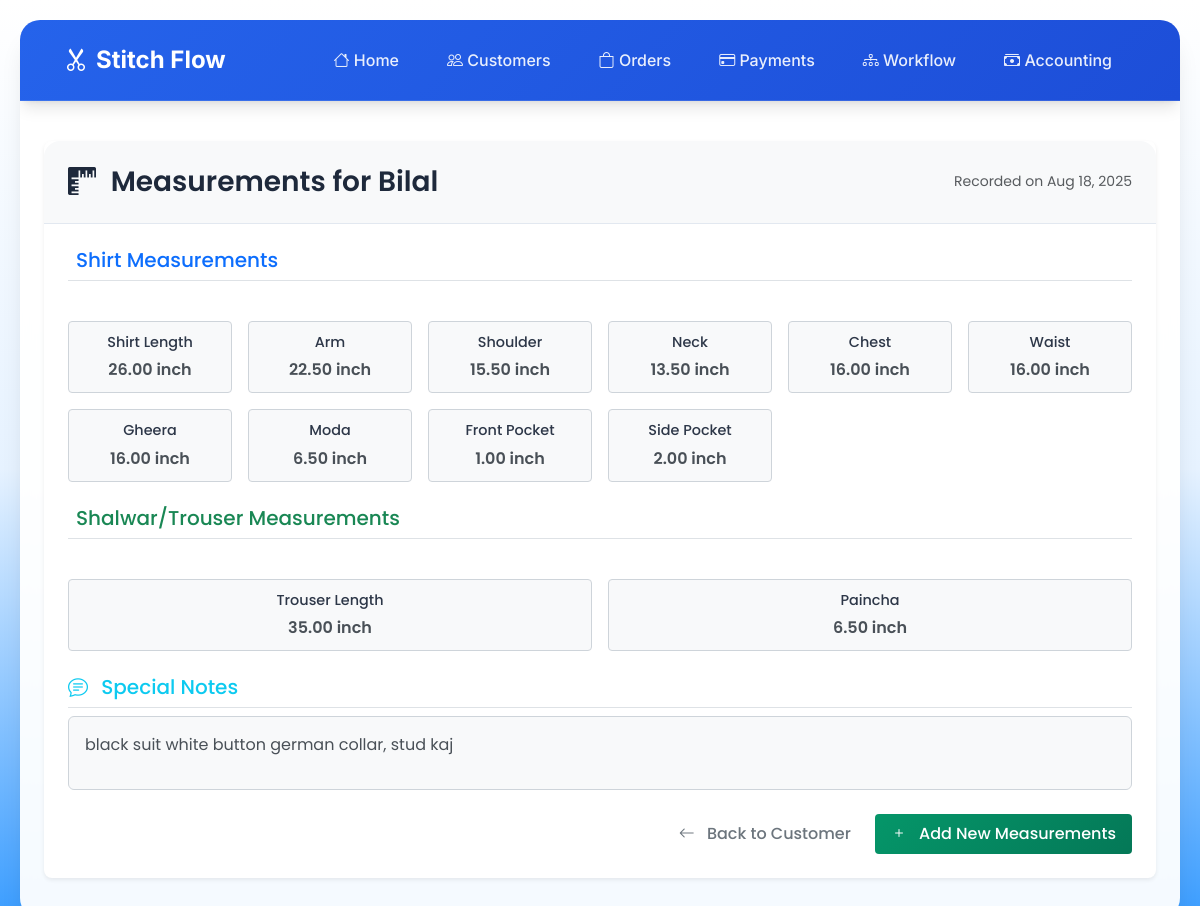
/customers/measurements/2/, run on the app's committed database.
### customers/models.py (models this page shows, shortened)
class Measurement(models.Model):
    customer = models.ForeignKey('Customer', on_delete=models.CASCADE, related_name='measurements')
    shirt_length = models.DecimalField(max_digits=5, decimal_places=2, null=True, blank=True)
    arm = models.DecimalField(max_digits=5, decimal_places=2, null=True, blank=True)
    shoulder = models.DecimalField(max_digits=5, decimal_places=2, null=True, blank=True)
    neck = models.DecimalField(max_digits=5, decimal_places=2, null=True, blank=True)
    chest = models.DecimalField(max_digits=5, decimal_places=2, null=True, blank=True)
    waist = models.DecimalField(max_digits=5, decimal_places=2, null=True, blank=True)
    gheera = models.DecimalField(max_digits=5, decimal_places=2, null=True, blank=True)
    moda = models.DecimalField(max_digits=5, decimal_places=2, null=True, blank=True)
    collar = models.DecimalField(max_digits=5, decimal_places=2, null=True, blank=True)
    front_pocket = models.DecimalField(max_digits=5, decimal_places=2, null=True, blank=True)
    side_pocket = models.DecimalField(max_digits=5, decimal_places=2, null=True, blank=True)
    gool = models.DecimalField(max_digits=5, decimal_places=2, null=True, blank=True)
    choras = models.DecimalField(max_digits=5, decimal_places=2, null=True, blank=True)
    trouser_length = models.DecimalField(max_digits=5, decimal_places=2, null=True, blank=True)
    trouser_waist = models.DecimalField(max_digits=5, decimal_places=2, null=True, blank=True)
    trouser_hip = models.DecimalField(max_digits=5, decimal_places=2, null=True, blank=True)
    thigh = models.DecimalField(max_digits=5, decimal_places=2, null=True, blank=True)
    knee = models.DecimalField(max_digits=5, decimal_places=2, null=True, blank=True)
    paincha = models.DecimalField(max_digits=5, decimal_places=2, null=True, blank=True)
    notes = models.TextField(blank=True, null=True)
    created_at = models.DateTimeField(auto_now_add=True)
    class Meta:
        ordering = ['-created_at']

class Customer(models.Model):
    name = models.CharField(max_length=200)
    phone_number = models.CharField(max_length=20)
    company = models.CharField(max_length=200, blank=True, null=True)
    created_at = models.DateTimeField(auto_now_add=True)
    updated_at = models.DateTimeField(auto_now=True)
    class Meta:
        ordering = ['-created_at']

### customers/views.py (the view)
# urls.py: path('measurements/<int:pk>/', views.measurement_detail, name='measurement_detail'),
def measurement_detail(request, pk):
    measurement = get_object_or_404(Measurement, pk=pk)
    return render(request, 'customers/measurement_detail.html', {'measurement': measurement})

### customers/templates/customers/measurement_detail.html (shortened to what this page needs)
{% extends 'base.html' %}
{% block content %}
<div class="col-12">
    <div class="main-content py-4">
        <div class="card shadow-sm border-0 rounded-3">
            <div class="card-header rounded-top">
                <div class="d-flex justify-content-between align-items-center">
                    <h3 class="card-title mb-0">
                        <i class="bi bi-rulers me-2"></i> Measurements for {{ measurement.customer.name }}
                    </h3>
                    <small class="text-muted">
                        Recorded on {{ measurement.created_at|date:"M d, Y" }}
                    </small>
                </div>
            </div>
            <div class="card-body p-4">
                <div class="row mb-4">
                    <div class="col-12 mb-3">
                        <h5 class="text-primary border-bottom pb-2">
                             Shirt Measurements
                        </h5>
                    </div>
                    <div class="measurement-grid">
                        {% if measurement.shirt_length %}
                            <div class="measurement-item">
                                <div class="measurement-label">Shirt Length</div>
                                <div class="measurement-value">{{ measurement.shirt_length }} inch</div>
                            </div>
                        {% endif %}
                        {% if measurement.arm %}
                            <div class="measurement-item">
                                <div class="measurement-label">Arm</div>
                                <div class="measurement-value">{{ measurement.arm }} inch</div>
                            </div>
                        {% endif %}
                        {% if measurement.shoulder %}
                            <div class="measurement-item">
                                <div class="measurement-label">Shoulder</div>
                                <div class="measurement-value">{{ measurement.shoulder }} inch</div>
                            </div>
                        {% endif %}
                        {% if measurement.neck %}
                            <div class="measurement-item">
                                <div class="measurement-label">Neck</div>
                                <div class="measurement-value">{{ measurement.neck }} inch</div>
                            </div>
                        {% endif %}
                        {% if measurement.chest %}
                            <div class="measurement-item">
                                <div class="measurement-label">Chest</div>
                                <div class="measurement-value">{{ measurement.chest }} inch</div>
                            </div>
                        {% endif %}
                        {% if measurement.waist %}
                            <div class="measurement-item">
                                <div class="measurement-label">Waist</div>
                                <div class="measurement-value">{{ measurement.waist }} inch</div>
                            </div>
                        {% endif %}
                        {% if measurement.gheera %}
                            <div class="measurement-item">
                                <div class="measurement-label">Gheera</div>
                                <div class="measurement-value">{{ measurement.gheera }} inch</div>
                            </div>
                        {% endif %}
                        {% if measurement.moda %}
                            <div class="measurement-item">
                                <div class="measurement-label">Moda</div>
                                <div class="measurement-value">{{ measurement.moda }} inch</div>
                            </div>
                        {% endif %}
                        {% if measurement.front_pocket %}
                            <div class="measurement-item">
                                <div class="measurement-label">Front Pocket</div>
                                <div class="measurement-value">{{ measurement.front_pocket }} inch</div>
                            </div>
                        {% endif %}
                        {% if measurement.side_pocket %}
                            <div class="measurement-item">
                                <div class="measurement-label">Side Pocket</div>
                                <div class="measurement-value">{{ measurement.side_pocket }} inch</div>
                            </div>
                        {% endif %}
                    </div>
                </div>
                <div class="row mb-4">
                    <div class="col-12 mb-3">
                        <h5 class="text-success border-bottom pb-2">
                             Shalwar/Trouser Measurements
                        </h5>
                    </div>
                    <div class="measurement-grid">
                        {% if measurement.trouser_length %}
                            <div class="measurement-item">
                                <div class="measurement-label">Trouser Length</div>
                                <div class="measurement-value">{{ measurement.trouser_length }} inch</div>
                            </div>
                        {% endif %}
                        {% if measurement.paincha %}
                            <div class="measurement-item">
                                <div class="measurement-label">Paincha</div>
                                <div class="measurement-value">{{ measurement.paincha }} inch</div>
                            </div>
                        {% endif %}
                    </div>
                </div>
                {% if measurement.notes %}
                    <div class="row mb-4">
                        <div class="col-12">
                            <h5 class="text-info border-bottom pb-2">
                                <i class="bi bi-chat-text me-2"></i> Special Notes
                            </h5>
                            <div class="bg-light p-3 rounded">
                                {{ measurement.notes|linebreaks }}
                            </div>
                        </div>
                    </div>
                {% endif %}
                <div class="d-flex justify-content-end gap-2">
                    <a href="{% url 'customer_detail' measurement.customer.pk %}" class="btn btn-outline-secondary">
                        <i class="bi bi-arrow-left me-2"></i> Back to Customer
                    </a>
                    <a href="{% url 'measurement_create' measurement.customer.pk %}" class="btn btn-success">
                        <i class="bi bi-plus me-2"></i> Add New Measurements
                    </a>
                </div>
            </div>
        </div>
    </div>
</div>
{% endblock %}

### templates/base.html (style rules this page uses)
:root { --primary-color: #2563eb; --primary-dark: #1d4ed8; --secondary-color: #64748b; --success-color: #059669; --warning-color: #d97706; --danger-color: #dc2626; --info-color: #0891b2; --light-bg: #f8fafc; --dark-bg: #1e293b; --border-color: #e2e8f0; --shadow-sm: 0 1px 2px 0 rgb(0 0 0 / 0.05); --shadow-md: 0 4px 6px -1px rgb(0 0 0 / 0.1), 0 2px 4px -2px rgb(0 0 0 / 0.1); --shadow-lg: 0 10px 15px -3px rgb(0 0 0 / 0.1), 0 4px 6px -4px rgb(0 0 0 / 0.1); --shadow-xl: 0 20px 25px -5px rgb(0 0 0 / 0.1), 0 8px 10px -6px rgb(0 0 0 / 0.1); }
* { margin: 0; padding: 0; box-sizing: border-box; }
body { font-family: 'Inter', sans-serif; background: linear-gradient(to bottom, #ffffff, #e6f2ff, #3399ff); min-height: 100vh; color: #334155; }
.card { border: none; border-radius: 16px; box-shadow: var(--shadow-md); transition: all 0.3s ease; background: white; overflow: hidden; }
.card-header { background: linear-gradient(135deg, var(--light-bg) 0%, #ffffff 100%); border-bottom: 1px solid var(--border-color); padding: 1.5rem; border-radius: 16px 16px 0 0 !important; }
.card-title { font-weight: 600; color: var(--dark-bg); margin: 0; }
.card-body { padding: 2rem; }
.btn { border-radius: 10px; font-weight: 500; padding: 0.75rem 1.5rem; transition: all 0.3s ease; border: none; position: relative; overflow: hidden; }
.btn::before { content: ''; position: absolute; top: 0; left: -100%; width: 100%; height: 100%; background: linear-gradient(90deg, transparent, rgba(255, 255, 255, 0.2), transparent); transition: left 0.5s; }
.btn-success { background: linear-gradient(135deg, var(--success-color) 0%, #047857 100%); }
.measurement-grid { display: grid; grid-template-columns: repeat(auto-fit, minmax(200px, 1fr)); gap: 1rem; margin-top: 1rem; }
.measurement-item { background: var(--light-bg); border: 1px solid var(--border-color); border-radius: 12px; padding: 1rem; text-align: center; transition: all 0.3s ease; }
.measurement-label { font-weight: 500; color: var(--secondary-color); font-size: 0.875rem; margin-bottom: 0.5rem; }
.measurement-value { font-weight: 600; font-size: 1.25rem; color: var(--primary-color); }

### customers/templates/customers/measurement_detail.html (style rules this page uses)
.measurement-grid { display: grid; grid-template-columns: repeat(auto-fit, minmax(150px, 1fr)); gap: 1rem; }
.measurement-item { background-color: #f8f9fa; border: 1px solid #ced4da; border-radius: 4px; padding: 10px; text-align: center; }
.measurement-label { font-family: 'Poppins', sans-serif; font-weight: 500; color: #2d3748; font-size: 0.9rem; margin-bottom: 5px; }
.measurement-value { font-family: 'Poppins', sans-serif; font-size: 1rem; color: #495057; }
.card { border: none; border-radius: 8px; box-shadow: 0 4px 12px rgba(0, 0, 0, 0.1); }
.card-header { background: #f8f9fa; border-radius: 8px 8px 0 0; color: #2d3748; }
.card-title { font-family: 'Poppins', sans-serif; font-weight: 600; }
.btn-outline-secondary, .btn-success { font-family: 'Poppins', sans-serif; padding: 8px 16px; border-radius: 4px; transition: all 0.3s ease; }
.btn-success { background-color: #2f855a; border-color: #2f855a; }
.form-text, .text-muted { font-family: 'Poppins', sans-serif; color: #718096; }
h5 { font-family: 'Poppins', sans-serif; font-weight: 500; }
.bg-light { background-color: #f8f9fa !important; font-family: 'Poppins', sans-serif; color: #495057; border: 1px solid #ced4da; border-radius: 4px; }

### data on the page
Measurement: customer.name "Bilal", created_at "Aug 18, 2025", shirt_length "26.00", arm "22.50", shoulder "15.50", neck "13.50", chest "16.00", waist "16.00", gheera "16.00", moda "6.50", front_pocket "1.00", side_pocket "2.00", trouser_length "35.00", paincha "6.50", notes "black suit white button german collar, stud kaj"
